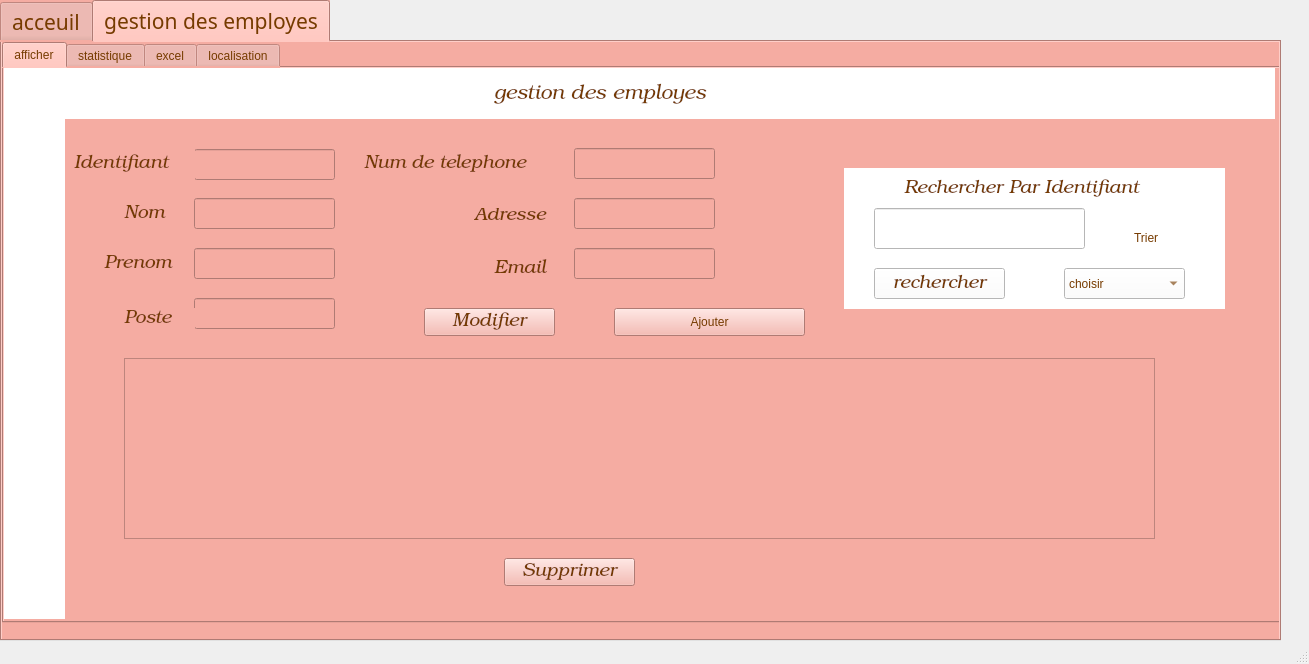
<?xml version="1.0" encoding="UTF-8"?>
<ui version="4.0">
 <class>MainWindow</class>
 <widget class="QMainWindow" name="MainWindow">
  <property name="geometry">
   <rect>
    <x>0</x>
    <y>0</y>
    <width>1309</width>
    <height>664</height>
   </rect>
  </property>
  <property name="windowTitle">
   <string>MainWindow</string>
  </property>
  <widget class="QWidget" name="centralwidget">
   <widget class="QTabWidget" name="tabWidget">
    <property name="geometry">
     <rect>
      <x>0</x>
      <y>0</y>
      <width>1281</width>
      <height>641</height>
     </rect>
    </property>
    <property name="font">
     <font>
      <family>Gabriola</family>
      <pointsize>16</pointsize>
     </font>
    </property>
    <property name="styleSheet">
     <string notr="true">background-color: rgb(245, 172, 162);
color: rgb(118, 59, 0);

</string>
    </property>
    <property name="currentIndex">
     <number>1</number>
    </property>
    <widget class="QWidget" name="tab">
     <attribute name="title">
      <string>acceuil</string>
     </attribute>
     <widget class="QLabel" name="label_2">
      <property name="geometry">
       <rect>
        <x>820</x>
        <y>10</y>
        <width>331</width>
        <height>71</height>
       </rect>
      </property>
      <property name="font">
       <font>
        <family>Gabriola</family>
        <pointsize>22</pointsize>
        <weight>50</weight>
        <bold>false</bold>
        <underline>true</underline>
       </font>
      </property>
      <property name="text">
       <string>BIENVENUE</string>
      </property>
     </widget>
     <widget class="QLabel" name="label_3">
      <property name="geometry">
       <rect>
        <x>660</x>
        <y>120</y>
        <width>141</width>
        <height>16</height>
       </rect>
      </property>
      <property name="font">
       <font>
        <family>Gabriola</family>
        <pointsize>16</pointsize>
       </font>
      </property>
      <property name="text">
       <string>Identifiant</string>
      </property>
     </widget>
     <widget class="QLabel" name="label_4">
      <property name="geometry">
       <rect>
        <x>660</x>
        <y>180</y>
        <width>131</width>
        <height>16</height>
       </rect>
      </property>
      <property name="font">
       <font>
        <family>Gabriola</family>
        <pointsize>16</pointsize>
       </font>
      </property>
      <property name="text">
       <string>Mot de passe</string>
      </property>
     </widget>
     <widget class="QLineEdit" name="lineEdit">
      <property name="geometry">
       <rect>
        <x>800</x>
        <y>180</y>
        <width>113</width>
        <height>22</height>
       </rect>
      </property>
     </widget>
     <widget class="QLineEdit" name="lineEdit_2">
      <property name="geometry">
       <rect>
        <x>800</x>
        <y>120</y>
        <width>113</width>
        <height>22</height>
       </rect>
      </property>
     </widget>
     <widget class="QPushButton" name="pushButton">
      <property name="geometry">
       <rect>
        <x>980</x>
        <y>150</y>
        <width>131</width>
        <height>28</height>
       </rect>
      </property>
      <property name="font">
       <font>
        <family>Gabriola</family>
        <pointsize>16</pointsize>
       </font>
      </property>
      <property name="styleSheet">
       <string notr="true"/>
      </property>
      <property name="text">
       <string>se connecter</string>
      </property>
     </widget>
     <widget class="QLabel" name="label_5">
      <property name="geometry">
       <rect>
        <x>830</x>
        <y>260</y>
        <width>211</width>
        <height>31</height>
       </rect>
      </property>
      <property name="font">
       <font>
        <family>Gabriola</family>
        <pointsize>15</pointsize>
        <underline>true</underline>
       </font>
      </property>
      <property name="text">
       <string>Mot de passe oublié?</string>
      </property>
     </widget>
     <widget class="QLabel" name="label_6">
      <property name="geometry">
       <rect>
        <x>850</x>
        <y>290</y>
        <width>161</width>
        <height>21</height>
       </rect>
      </property>
      <property name="font">
       <font>
        <family>Gabriola</family>
        <pointsize>15</pointsize>
        <underline>true</underline>
       </font>
      </property>
      <property name="text">
       <string>s'inscrire?</string>
      </property>
     </widget>
     <widget class="Line" name="line">
      <property name="geometry">
       <rect>
        <x>633</x>
        <y>30</y>
        <width>20</width>
        <height>391</height>
       </rect>
      </property>
      <property name="orientation">
       <enum>Qt::Vertical</enum>
      </property>
     </widget>
     <widget class="QLabel" name="label">
      <property name="geometry">
       <rect>
        <x>200</x>
        <y>260</y>
        <width>56</width>
        <height>16</height>
       </rect>
      </property>
      <property name="text">
       <string/>
      </property>
      <property name="pixmap">
       <pixmap>../../Users/DELL/Downloads/Magic Touch2.png</pixmap>
      </property>
     </widget>
     <widget class="QLabel" name="label_14">
      <property name="geometry">
       <rect>
        <x>170</x>
        <y>350</y>
        <width>56</width>
        <height>16</height>
       </rect>
      </property>
      <property name="text">
       <string/>
      </property>
     </widget>
     <widget class="QLabel" name="label_16">
      <property name="geometry">
       <rect>
        <x>-10</x>
        <y>40</y>
        <width>601</width>
        <height>401</height>
       </rect>
      </property>
      <property name="text">
       <string/>
      </property>
      <property name="pixmap">
       <pixmap>../../Users/DELL/Downloads/Magic Touch2.png</pixmap>
      </property>
     </widget>
    </widget>
    <widget class="QWidget" name="tab_3">
     <attribute name="title">
      <string>gestion des employes</string>
     </attribute>
     <widget class="QTabWidget" name="tabWidget_2">
      <property name="geometry">
       <rect>
        <x>0</x>
        <y>0</y>
        <width>1281</width>
        <height>581</height>
       </rect>
      </property>
      <property name="styleSheet">
       <string notr="true">font: 25 italic 14pt &quot;Bookman Old Style&quot;;</string>
      </property>
      <property name="currentIndex">
       <number>0</number>
      </property>
      <widget class="QWidget" name="tab_4">
       <attribute name="title">
        <string>afficher</string>
       </attribute>
       <widget class="QLineEdit" name="le_id">
        <property name="geometry">
         <rect>
          <x>190</x>
          <y>81</y>
          <width>141</width>
          <height>31</height>
         </rect>
        </property>
       </widget>
       <widget class="QLineEdit" name="le_prenom">
        <property name="geometry">
         <rect>
          <x>190</x>
          <y>180</y>
          <width>141</width>
          <height>31</height>
         </rect>
        </property>
       </widget>
       <widget class="QLineEdit" name="le_nom">
        <property name="geometry">
         <rect>
          <x>190</x>
          <y>130</y>
          <width>141</width>
          <height>31</height>
         </rect>
        </property>
       </widget>
       <widget class="QLineEdit" name="le_poste">
        <property name="geometry">
         <rect>
          <x>190</x>
          <y>230</y>
          <width>141</width>
          <height>31</height>
         </rect>
        </property>
       </widget>
       <widget class="QLabel" name="label_19">
        <property name="geometry">
         <rect>
          <x>70</x>
          <y>80</y>
          <width>121</width>
          <height>31</height>
         </rect>
        </property>
        <property name="font">
         <font>
          <family>Bookman Old Style</family>
          <pointsize>14</pointsize>
          <weight>3</weight>
          <italic>true</italic>
          <bold>false</bold>
         </font>
        </property>
        <property name="text">
         <string>Identifiant</string>
        </property>
       </widget>
       <widget class="QLabel" name="label_20">
        <property name="geometry">
         <rect>
          <x>120</x>
          <y>136</y>
          <width>56</width>
          <height>20</height>
         </rect>
        </property>
        <property name="font">
         <font>
          <family>Bookman Old Style</family>
          <pointsize>14</pointsize>
          <weight>3</weight>
          <italic>true</italic>
          <bold>false</bold>
         </font>
        </property>
        <property name="text">
         <string>Nom</string>
        </property>
       </widget>
       <widget class="QLabel" name="label_21">
        <property name="geometry">
         <rect>
          <x>100</x>
          <y>185</y>
          <width>81</width>
          <height>21</height>
         </rect>
        </property>
        <property name="font">
         <font>
          <family>Bookman Old Style</family>
          <pointsize>14</pointsize>
          <weight>3</weight>
          <italic>true</italic>
          <bold>false</bold>
         </font>
        </property>
        <property name="text">
         <string>Prenom</string>
        </property>
       </widget>
       <widget class="QLabel" name="label_22">
        <property name="geometry">
         <rect>
          <x>120</x>
          <y>240</y>
          <width>71</width>
          <height>21</height>
         </rect>
        </property>
        <property name="font">
         <font>
          <family>Bookman Old Style</family>
          <pointsize>14</pointsize>
          <weight>3</weight>
          <italic>true</italic>
          <bold>false</bold>
         </font>
        </property>
        <property name="text">
         <string>Poste</string>
        </property>
       </widget>
       <widget class="QLineEdit" name="le_tel">
        <property name="geometry">
         <rect>
          <x>570</x>
          <y>80</y>
          <width>141</width>
          <height>31</height>
         </rect>
        </property>
       </widget>
       <widget class="QLineEdit" name="le_adresse">
        <property name="geometry">
         <rect>
          <x>570</x>
          <y>130</y>
          <width>141</width>
          <height>31</height>
         </rect>
        </property>
       </widget>
       <widget class="QLineEdit" name="le_email">
        <property name="geometry">
         <rect>
          <x>570</x>
          <y>180</y>
          <width>141</width>
          <height>31</height>
         </rect>
        </property>
       </widget>
       <widget class="QLabel" name="label_23">
        <property name="geometry">
         <rect>
          <x>360</x>
          <y>80</y>
          <width>201</width>
          <height>31</height>
         </rect>
        </property>
        <property name="font">
         <font>
          <family>Bookman Old Style</family>
          <pointsize>14</pointsize>
          <weight>3</weight>
          <italic>true</italic>
          <bold>false</bold>
         </font>
        </property>
        <property name="text">
         <string>Num de telephone</string>
        </property>
       </widget>
       <widget class="QLabel" name="label_24">
        <property name="geometry">
         <rect>
          <x>470</x>
          <y>140</y>
          <width>91</width>
          <height>16</height>
         </rect>
        </property>
        <property name="font">
         <font>
          <family>Bookman Old Style</family>
          <pointsize>14</pointsize>
          <weight>3</weight>
          <italic>true</italic>
          <bold>false</bold>
         </font>
        </property>
        <property name="text">
         <string>Adresse</string>
        </property>
       </widget>
       <widget class="QWidget" name="widget" native="true">
        <property name="geometry">
         <rect>
          <x>0</x>
          <y>0</y>
          <width>1271</width>
          <height>51</height>
         </rect>
        </property>
        <property name="styleSheet">
         <string notr="true">background-color: rgb(255, 255, 255);</string>
        </property>
        <widget class="QWidget" name="widget_2" native="true">
         <property name="geometry">
          <rect>
           <x>0</x>
           <y>40</y>
           <width>61</width>
           <height>80</height>
          </rect>
         </property>
        </widget>
        <widget class="QLabel" name="label_27">
         <property name="geometry">
          <rect>
           <x>490</x>
           <y>10</y>
           <width>301</width>
           <height>31</height>
          </rect>
         </property>
         <property name="font">
          <font>
           <family>Bookman Old Style</family>
           <pointsize>16</pointsize>
           <weight>7</weight>
           <italic>true</italic>
           <bold>false</bold>
          </font>
         </property>
         <property name="styleSheet">
          <string notr="true">font: 63 italic 16pt &quot;Bookman Old Style&quot;;</string>
         </property>
         <property name="text">
          <string>gestion des employes</string>
         </property>
        </widget>
       </widget>
       <widget class="QWidget" name="widget_3" native="true">
        <property name="geometry">
         <rect>
          <x>0</x>
          <y>30</y>
          <width>61</width>
          <height>521</height>
         </rect>
        </property>
        <property name="styleSheet">
         <string notr="true">background-color: rgb(255, 255, 255);</string>
        </property>
       </widget>
       <widget class="QLabel" name="label_25">
        <property name="geometry">
         <rect>
          <x>490</x>
          <y>190</y>
          <width>71</width>
          <height>21</height>
         </rect>
        </property>
        <property name="font">
         <font>
          <family>Bookman Old Style</family>
          <pointsize>14</pointsize>
          <weight>3</weight>
          <italic>true</italic>
          <bold>false</bold>
         </font>
        </property>
        <property name="text">
         <string>Email </string>
        </property>
       </widget>
       <widget class="QWidget" name="widget_4" native="true">
        <property name="geometry">
         <rect>
          <x>840</x>
          <y>100</y>
          <width>381</width>
          <height>141</height>
         </rect>
        </property>
        <property name="styleSheet">
         <string notr="true">background-color: rgb(255, 255, 255);
border-top-color: rgb(255, 0, 0);</string>
        </property>
        <widget class="QLabel" name="label_26">
         <property name="geometry">
          <rect>
           <x>60</x>
           <y>10</y>
           <width>321</width>
           <height>21</height>
          </rect>
         </property>
         <property name="font">
          <font>
           <family>Bookman Old Style</family>
           <pointsize>14</pointsize>
           <weight>3</weight>
           <italic>true</italic>
           <bold>false</bold>
          </font>
         </property>
         <property name="text">
          <string>Rechercher Par Identifiant</string>
         </property>
        </widget>
        <widget class="QPushButton" name="pb_recherche_employe">
         <property name="geometry">
          <rect>
           <x>30</x>
           <y>100</y>
           <width>131</width>
           <height>31</height>
          </rect>
         </property>
         <property name="font">
          <font>
           <family>Bookman Old Style</family>
           <pointsize>14</pointsize>
           <weight>3</weight>
           <italic>true</italic>
           <bold>false</bold>
          </font>
         </property>
         <property name="styleSheet">
          <string notr="true"/>
         </property>
         <property name="text">
          <string>rechercher</string>
         </property>
        </widget>
        <widget class="QLineEdit" name="lineEdit_18">
         <property name="geometry">
          <rect>
           <x>30</x>
           <y>40</y>
           <width>211</width>
           <height>41</height>
          </rect>
         </property>
        </widget>
        <widget class="QComboBox" name="comboBox">
         <property name="geometry">
          <rect>
           <x>220</x>
           <y>100</y>
           <width>121</width>
           <height>31</height>
          </rect>
         </property>
         <item>
          <property name="text">
           <string>choisir</string>
          </property>
         </item>
         <item>
          <property name="text">
           <string>id</string>
          </property>
         </item>
        </widget>
        <widget class="QLabel" name="label_7">
         <property name="geometry">
          <rect>
           <x>290</x>
           <y>60</y>
           <width>61</width>
           <height>20</height>
          </rect>
         </property>
         <property name="text">
          <string>Trier</string>
         </property>
        </widget>
       </widget>
       <widget class="QPushButton" name="pb_supprimer">
        <property name="geometry">
         <rect>
          <x>500</x>
          <y>490</y>
          <width>131</width>
          <height>28</height>
         </rect>
        </property>
        <property name="font">
         <font>
          <family>Bookman Old Style</family>
          <pointsize>14</pointsize>
          <weight>3</weight>
          <italic>true</italic>
          <bold>false</bold>
         </font>
        </property>
        <property name="styleSheet">
         <string notr="true"/>
        </property>
        <property name="text">
         <string>Supprimer</string>
        </property>
       </widget>
       <widget class="QPushButton" name="pb_modifier_employe">
        <property name="geometry">
         <rect>
          <x>420</x>
          <y>240</y>
          <width>131</width>
          <height>28</height>
         </rect>
        </property>
        <property name="font">
         <font>
          <family>Bookman Old Style</family>
          <pointsize>14</pointsize>
          <weight>3</weight>
          <italic>true</italic>
          <bold>false</bold>
         </font>
        </property>
        <property name="text">
         <string>Modifier</string>
        </property>
       </widget>
       <widget class="QPushButton" name="pb_ajouter">
        <property name="geometry">
         <rect>
          <x>610</x>
          <y>240</y>
          <width>191</width>
          <height>28</height>
         </rect>
        </property>
        <property name="text">
         <string>Ajouter</string>
        </property>
       </widget>
       <widget class="QTableView" name="tab_employes">
        <property name="geometry">
         <rect>
          <x>120</x>
          <y>290</y>
          <width>1031</width>
          <height>181</height>
         </rect>
        </property>
       </widget>
       <zorder>widget_4</zorder>
       <zorder>widget_3</zorder>
       <zorder>le_id</zorder>
       <zorder>le_prenom</zorder>
       <zorder>le_nom</zorder>
       <zorder>le_poste</zorder>
       <zorder>label_19</zorder>
       <zorder>label_20</zorder>
       <zorder>label_21</zorder>
       <zorder>label_22</zorder>
       <zorder>le_tel</zorder>
       <zorder>le_adresse</zorder>
       <zorder>le_email</zorder>
       <zorder>label_23</zorder>
       <zorder>label_24</zorder>
       <zorder>widget</zorder>
       <zorder>label_25</zorder>
       <zorder>pb_supprimer</zorder>
       <zorder>pb_modifier_employe</zorder>
       <zorder>pb_ajouter</zorder>
       <zorder>tab_employes</zorder>
      </widget>
      <widget class="QWidget" name="tab_5">
       <attribute name="title">
        <string>statistique</string>
       </attribute>
       <widget class="QWidget" name="widget_5" native="true">
        <property name="geometry">
         <rect>
          <x>0</x>
          <y>0</y>
          <width>61</width>
          <height>551</height>
         </rect>
        </property>
        <property name="styleSheet">
         <string notr="true">background-color: rgb(255, 255, 255);</string>
        </property>
       </widget>
       <widget class="QWidget" name="widget_8" native="true">
        <property name="geometry">
         <rect>
          <x>0</x>
          <y>0</y>
          <width>1281</width>
          <height>51</height>
         </rect>
        </property>
        <property name="styleSheet">
         <string notr="true">background-color: rgb(255, 255, 255);</string>
        </property>
        <widget class="QWidget" name="widget_9" native="true">
         <property name="geometry">
          <rect>
           <x>0</x>
           <y>40</y>
           <width>61</width>
           <height>80</height>
          </rect>
         </property>
        </widget>
       </widget>
       <widget class="QWidget" name="widget_14" native="true">
        <property name="geometry">
         <rect>
          <x>1220</x>
          <y>30</y>
          <width>61</width>
          <height>521</height>
         </rect>
        </property>
        <property name="styleSheet">
         <string notr="true">background-color: rgb(255, 255, 255);</string>
        </property>
       </widget>
      </widget>
      <widget class="QWidget" name="tab_6">
       <attribute name="title">
        <string>excel</string>
       </attribute>
       <widget class="QWidget" name="widget_6" native="true">
        <property name="geometry">
         <rect>
          <x>0</x>
          <y>0</y>
          <width>61</width>
          <height>551</height>
         </rect>
        </property>
        <property name="styleSheet">
         <string notr="true">background-color: rgb(255, 255, 255);</string>
        </property>
       </widget>
       <widget class="QWidget" name="widget_10" native="true">
        <property name="geometry">
         <rect>
          <x>0</x>
          <y>0</y>
          <width>1281</width>
          <height>51</height>
         </rect>
        </property>
        <property name="styleSheet">
         <string notr="true">background-color: rgb(255, 255, 255);</string>
        </property>
        <widget class="QWidget" name="widget_11" native="true">
         <property name="geometry">
          <rect>
           <x>0</x>
           <y>40</y>
           <width>61</width>
           <height>80</height>
          </rect>
         </property>
        </widget>
       </widget>
       <widget class="QWidget" name="widget_15" native="true">
        <property name="geometry">
         <rect>
          <x>1220</x>
          <y>40</y>
          <width>61</width>
          <height>521</height>
         </rect>
        </property>
        <property name="styleSheet">
         <string notr="true">background-color: rgb(255, 255, 255);</string>
        </property>
       </widget>
      </widget>
      <widget class="QWidget" name="tab_7">
       <attribute name="title">
        <string>localisation</string>
       </attribute>
       <widget class="QWidget" name="widget_7" native="true">
        <property name="geometry">
         <rect>
          <x>0</x>
          <y>0</y>
          <width>61</width>
          <height>551</height>
         </rect>
        </property>
        <property name="styleSheet">
         <string notr="true">background-color: rgb(255, 255, 255);</string>
        </property>
       </widget>
       <widget class="QWidget" name="widget_12" native="true">
        <property name="geometry">
         <rect>
          <x>0</x>
          <y>0</y>
          <width>1281</width>
          <height>51</height>
         </rect>
        </property>
        <property name="styleSheet">
         <string notr="true">background-color: rgb(255, 255, 255);</string>
        </property>
        <widget class="QWidget" name="widget_13" native="true">
         <property name="geometry">
          <rect>
           <x>0</x>
           <y>40</y>
           <width>61</width>
           <height>80</height>
          </rect>
         </property>
        </widget>
       </widget>
       <widget class="QWidget" name="widget_16" native="true">
        <property name="geometry">
         <rect>
          <x>1220</x>
          <y>30</y>
          <width>61</width>
          <height>521</height>
         </rect>
        </property>
        <property name="styleSheet">
         <string notr="true">background-color: rgb(255, 255, 255);</string>
        </property>
       </widget>
      </widget>
     </widget>
    </widget>
   </widget>
  </widget>
  <widget class="QMenuBar" name="menubar">
   <property name="geometry">
    <rect>
     <x>0</x>
     <y>0</y>
     <width>1309</width>
     <height>26</height>
    </rect>
   </property>
  </widget>
  <widget class="QStatusBar" name="statusbar"/>
 </widget>
 <resources/>
 <connections/>
</ui>
